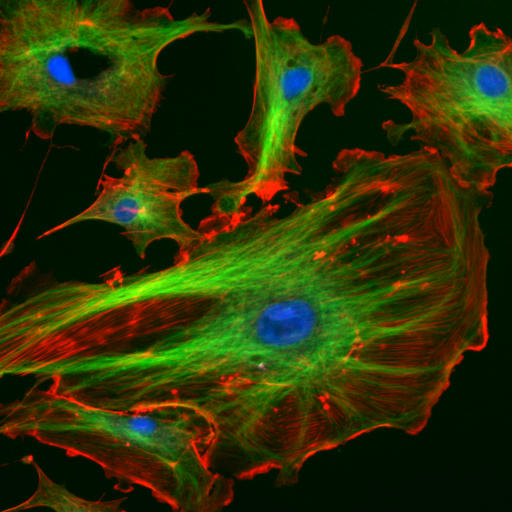
#> input picture programaOpenCV/FluorescentCells.jpg, 512 x 512 px
$ python image_YCrCb.py
#> lines starting #> are read from the running program, lines starting #| are printed output that depends on the picture
import cv2

imagem = cv2.imread("FluorescentCells.jpg")
#> imagem is the input picture: shape (512, 512, 3); mean B, G, R 6.6, 50.4, 45.4
cv2.imshow("Imagem original", imagem)

#Separando os canais da imagem YCrCb
#Y = luminosidade/brilho, Cr = vermelho, Cb = azul
imagem_ycrcb = cv2.cvtColor(imagem, cv2.COLOR_BGR2YCrCb)
#> imagem_ycrcb: shape (512, 512, 3); mean of channels 0, 1, 2 43.9, 129.1, 107
cv2.imshow("Imagem YCrCb", imagem_ycrcb)

Y, Cr, Cb = cv2.split(imagem_ycrcb)
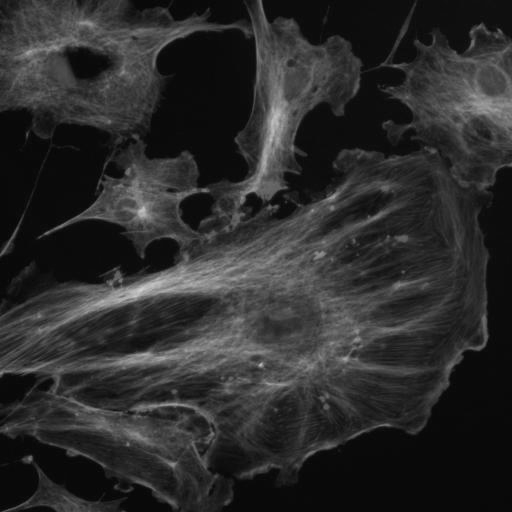
#> Y: shape (512, 512); min 3, max 211, mean 43.9
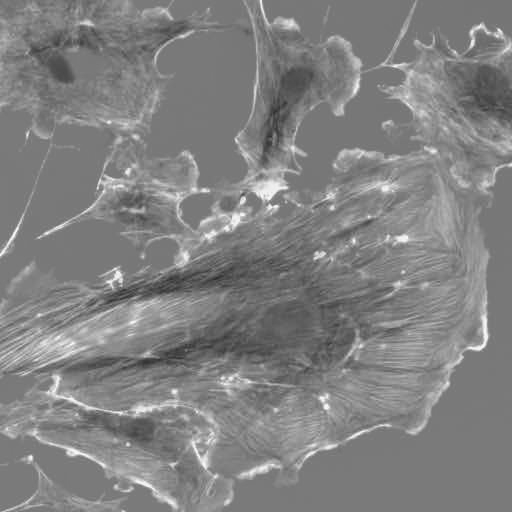
#> Cr: shape (512, 512); min 44, max 250, mean 129.1
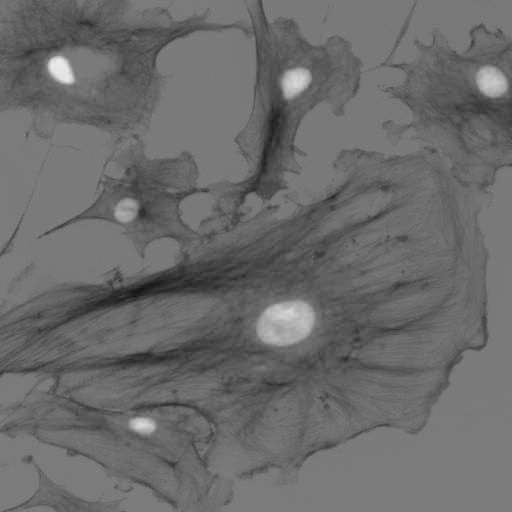
#> Cb: shape (512, 512); min 16, max 234, mean 107
cv2.imshow("Y - Luminosidade", Y)
cv2.imshow("Cr - Vermelho", Cr)
cv2.imshow("Cb - Azul", Cb)

cv2.waitKey(0)
cv2.destroyAllWindows()
